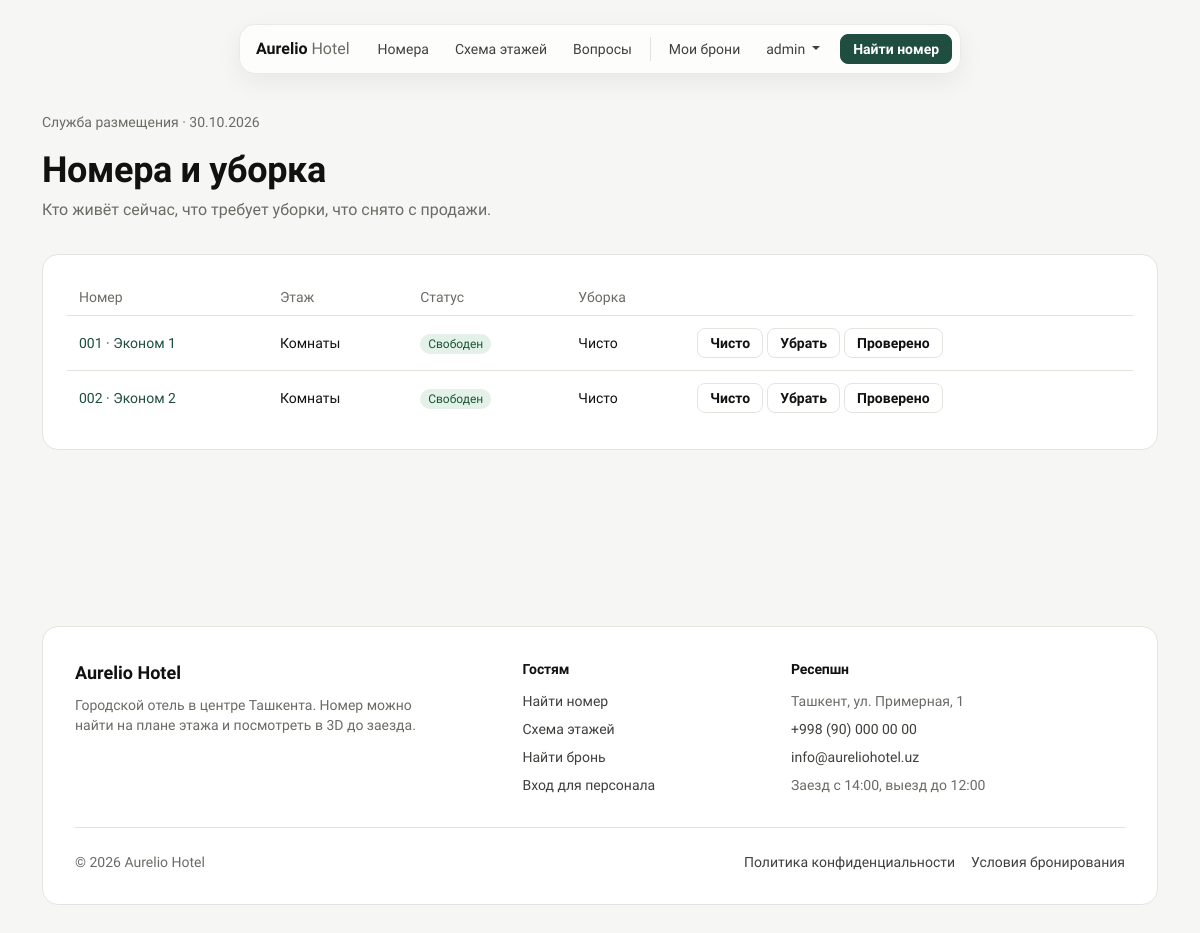
The page /staff/rooms/ (signed in) on the database as committed earlier.
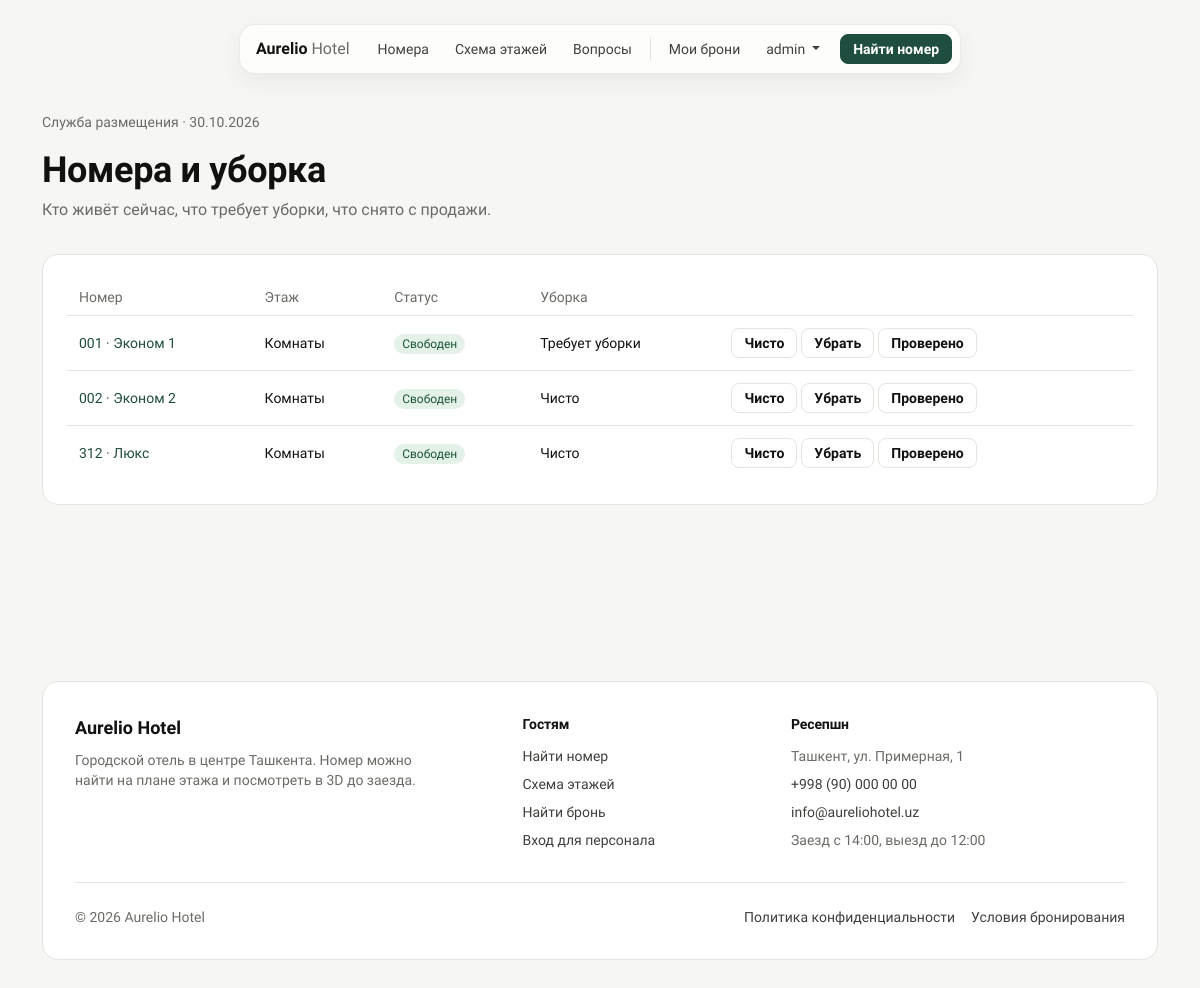
The same page on the database as committed later.
### rooms/models.py (models this page shows, shortened)
class Room(models.Model):
    HOUSEKEEPING_CHOICES = [
        ('clean', 'Чисто'),
        ('dirty', 'Требует уборки'),
        ('inspected', 'Проверено менеджером'),
        ('out_of_service', 'Вне эксплуатации'),
    ]
    floor = models.ForeignKey(
        Floor,
        on_delete=models.CASCADE,
        related_name='rooms',
        null=True,
        blank=True,
        verbose_name="Этаж"
    )
    room_number = models.CharField(
        max_length=10, blank=True, verbose_name="Номер комнаты", help_text="Например, 201"
    )
    title = models.CharField(max_length=200, verbose_name="Название номера")
    description = models.TextField(verbose_name="Описание")
    image = models.ImageField(upload_to='rooms/', blank=True, null=True, verbose_name="Фото номера")
    price_per_night = models.DecimalField(max_digits=10, decimal_places=2, verbose_name="Цена за ночь ($)")
    capacity = models.IntegerField(default=2, verbose_name="Вместимость (чел)")
    amenities = models.ManyToManyField(Amenity, blank=True, related_name='rooms', verbose_name="Удобства")
    homebyme_embed_url = models.URLField(blank=True, null=True, verbose_name="Ссылка на 3D-тур HomeByMe")
    model_3d = models.FileField(upload_to='rooms_3d/', blank=True, null=True, verbose_name="3D-модель номера (.glb)")
    model_camera_orbit = models.CharField(
        max_length=60,
        blank=True,
        verbose_name="Начальный ракурс 3D модели",
        help_text="Формат model-viewer: «поворот наклон расстояние», например: 90deg 55deg auto. "
                  "Если задан, модель не вращается сама. Пусто — ракурс по умолчанию.",
    )
    x_pos = models.IntegerField(default=50, verbose_name="Позиция X (%)")
    y_pos = models.IntegerField(default=50, verbose_name="Позиция Y (%)")
    is_active = models.BooleanField(default=True, verbose_name="Доступен для бронирования")
    housekeeping = models.CharField(
        max_length=20, choices=HOUSEKEEPING_CHOICES, default='clean', verbose_name="Статус уборки"
    )
    class Meta:
        verbose_name = "Номер"
        verbose_name_plural = "Номера"
        ordering = ('room_number', 'title')
    @property
    def display_number(self):
        return self.room_number or f"{self.pk:03d}"
    @property
    def is_bookable(self):
        return self.is_active and self.housekeeping != 'out_of_service'

class Floor(models.Model):
    number = models.IntegerField(unique=True, verbose_name="Номер этажа")
    title = models.CharField(max_length=100, verbose_name="Название этажа")
    plan_image = models.ImageField(upload_to='floors/', blank=True, null=True, verbose_name="2D-схема этажа")
    class Meta:
        verbose_name = "Этаж"
        verbose_name_plural = "Этажи"
        ordering = ['number']

### staff/views.py (the view)
# urls.py: path('rooms/', views.rooms_board, name='rooms_board'),
@staff_required
def rooms_board(request):
    today = timezone.localdate()
    rooms = (
        Room.objects.select_related('floor')
        .annotate(
            active_bookings=Count('bookings', filter=Q(bookings__status__in=Booking.ACTIVE_STATUSES)),
        )
        .order_by('floor__number', 'room_number')
    )
    context = {
        'floors': Floor.objects.all().order_by('number'),
        'rooms': rooms,
        'occupied_ids': set(
            Booking.objects.filter(
                status=Booking.STATUS_CHECKED_IN, check_in__lte=today, check_out__gt=today
            ).values_list('room_id', flat=True)
        ),
        'today': today,
    }
    return render(request, 'staff/rooms_board.html', context)

### staff/context_processors.py (called while the page is built)
def staff_status(request):
    user = getattr(request, 'user', None)
    staff_member = is_staff_member(user) if user else False
    profile = get_staff_profile(user) if staff_member else None
    return {
        'is_staff_member': staff_member,
        'staff_profile': profile,
        'can_manage_bookings': bool(profile and profile.can_manage_bookings) or bool(
            user and user.is_superuser
        ),
    }

### templates/staff/rooms_board.html (shortened to what this page needs)
{% extends 'base.html' %}
{% block content %}
<section class="page-band">
  <div class="container">
    <span class="hero-eyebrow">Служба размещения · {{ today|date:"d.m.Y" }}</span>
    <h1 class="mt-3">Номера и уборка</h1>
    <p>Кто живёт сейчас, что требует уборки, что снято с продажи.</p>
  </div>
</section>
<div class="container pb-5">
  <div class="table-responsive panel-card">
    <table class="data-table">
      <thead><tr><th>Номер</th><th>Этаж</th><th>Статус</th><th>Уборка</th><th></th></tr></thead>
      <tbody>
        {% for room in rooms %}
          <tr>
            <td><a href="{% url 'rooms:room_detail' room.pk %}">{{ room.display_number }} · {{ room.title }}</a></td>
            <td>{{ room.floor.title|default:"—" }}</td>
            <td>
              {% if room.pk in occupied_ids %}
                <span class="status-chip status-in">Занят</span>
              {% elif room.is_bookable %}
                <span class="status-chip status-confirmed">Свободен</span>
              {% else %}
                <span class="status-chip status-cancelled">Не продаётся</span>
              {% endif %}
            </td>
            <td>{{ room.get_housekeeping_display }}</td>
            <td>
              <form method="post" action="{% url 'staff:housekeeping_action' room.pk %}" class="d-flex gap-1">
                <button name="housekeeping" value="clean" class="btn btn-outline-copper btn-sm">Чисто</button>
                <button name="housekeeping" value="dirty" class="btn btn-outline-copper btn-sm">Убрать</button>
                <button name="housekeeping" value="inspected" class="btn btn-outline-copper btn-sm">Проверено</button>
              </form>
            </td>
          </tr>
        {% empty %}
          <tr><td colspan="5" class="text-muted">Номеров пока нет.</td></tr>
        {% endfor %}
      </tbody>
    </table>
  </div>
</div>
{% endblock %}

Rows that differ between the two databases and show on the page:
changed Room "Эконом 1": housekeeping "Чисто" → "Требует уборки"
added Room: display_number "312", title "Люкс", floor "Комнаты", is_active "Свободен", housekeeping "Чисто"
